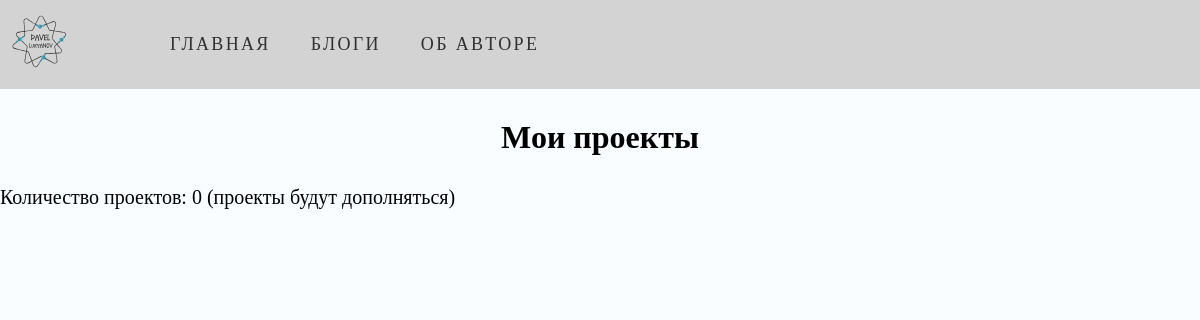
The app's page /projects/, older data.
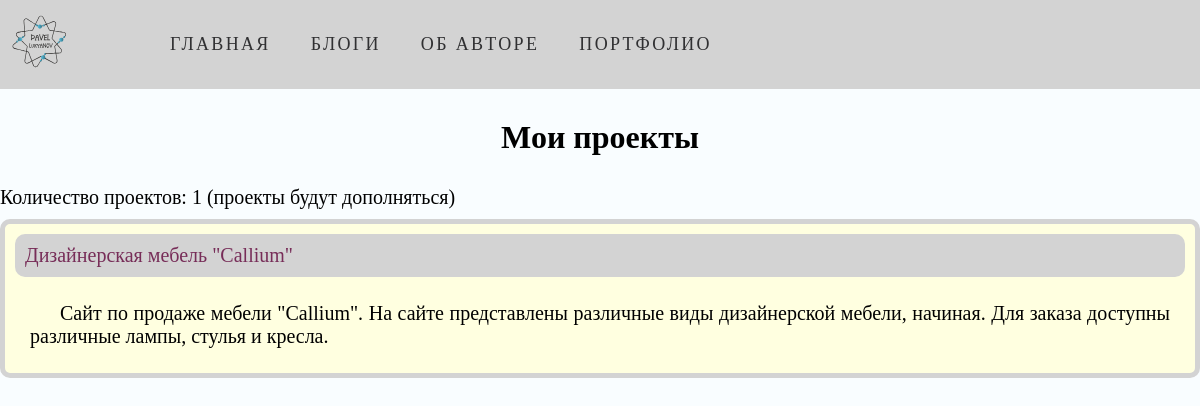
The same page, newer data.
### main_page/models.py (models this page shows, shortened)
class Menu(models.Model):
    title = models.CharField(max_length=50)
    url = models.CharField(max_length=50)

### portfolio/models.py (models this page shows, shortened)
class Project(models.Model):
    title = models.CharField(max_length=250)
    description = models.TextField(max_length=500)
    source = models.FileField(upload_to='portfolio/uploads/source')
    image = models.ImageField(upload_to='portfolio/uploads', null=True)

### portfolio/views.py (the view)
# urls.py: path('projects/', include('portfolio.urls')),
def projects(request):
    menu = Menu.objects.all()
    my_projects = Project.objects.all()
    return render(request, 'portfolio/portfolio.html', {'menu': menu, 'projects': my_projects})

### templates/portfolio/portfolio.html (shortened to what this page needs)
{% extends 'main_page/base.html' %}
{% load static %}
{% block css %}
    <link rel="stylesheet" href="{% static 'css/portfolio.css' %}">
{% endblock %}
{% block content %}
    <h1>Мои проекты</h1>
    <p class="count container">Количество проектов: {{ projects.count }} (проекты будут дополняться)</p>
    {% for project in projects %}
        <div class="projects container">
            <div class="top">
                <a href="{% url 'project:project_details' project.id %}">{{ project.title }}</a>
            </div>
            <div class="description-text">
                <p>{{ project.description | striptags | truncatechars:360 }}</p>
            </div>
        </div>
    {% endfor %}
{% endblock %}

### templates/main_page/base.html (shortened to what this page needs)
{% load static %}
<!DOCTYPE html>
<html lang="en">
<head>
    <link rel="stylesheet" href="{% static 'css/base.css' %}">
    {% block css %} {% endblock %}
</head>
<body>
    <header class="page-header">
        <div class="page-header__wrapper container">
            <div class="page-header__logo">
                <a href="{% url "index" %}">
                    <img src="{% static 'main_page/my_logo.svg' %}" width="80" height="80" alt="Логотип автора">
                </a>
            </div>
            <nav class="site-nav page-header__site-nav">
                {% for el in menu %}
                <ul class="site-nav__list">
                    <li class="site-nav__item"><a href="{{ el.url }}">{{ el.title }}</a></li>
                </ul>
                {% endfor %}
            </nav>
        </div>
    </header>
    {% block content %}
    {% endblock %}
</body>
</html>

Row changes from the older to the newer data that the page shows:
added Menu: title "ПОРТФОЛИО"
added Project: title "Дизайнерская мебель \"Callium\"", description "Сайт по продаже мебели \"Callium\". На сайте представлены различные виды дизайнерской мебели, начиная. Для заказа доступны различные лампы, стулья и кресла."
Text that changed along with them:
{{ projects.count }}: "0" → "1"
